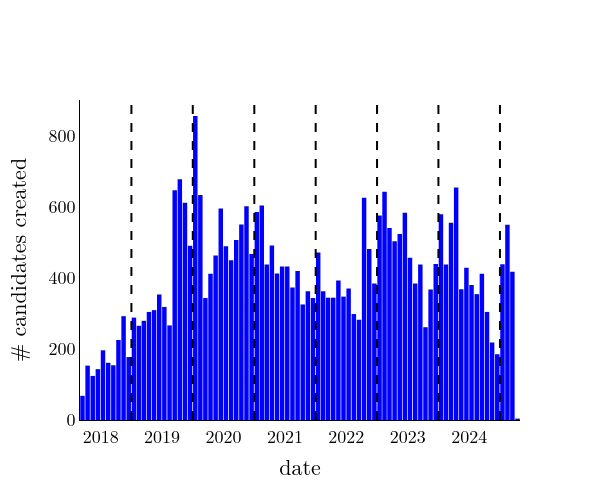

The cell this chart's notebook holds for it:
### Code cell
layout = Layout(
  #  title='Comparisation Performance With Rule Order Optimization',
    font=dict(family='Latin Modern Math', size=18, color="black"),
    xaxis=dict(
        title='date',
        autorange=True,
        showgrid=False,
        zeroline=True,
        showline=True,
        ticks='',
        linecolor='black',
        showticklabels=True,
        rangemode="tozero"
    ),
    yaxis=dict(
        title='# candidates created',
        autorange=True,
        showgrid=False,
        zeroline=True,
        showline=True,
        ticks='',
        linecolor='black',
        showticklabels=True,
        rangemode="tozero"
    ),
    legend=dict(x=0.4, y=1),
    paper_bgcolor='rgba(0,0,0,0)',
    plot_bgcolor='rgba(0,0,0,0)',
    width=600, height=500, bargap=0.1
)
data = [
    Histogram(x=df_candidates["create_date"].dropna(), marker_color="blue")
]
fig = Figure(data=data, layout=layout)
for x in range(2019, 2026):
    fig.add_vline(x=datetime(x, 1, 1), line_width=2, line_dash="dash", line_color="black")
fig.update_xaxes(showgrid=True, ticklabelmode="period", dtick="M12", tickformat="%Y")
fig.show()
fig.write_image("candidates_timeline.pdf")

### Figure 1 — Plotly figure (JSON) as saved in the notebook; plotly's stock layout.template omitted (floating-point values rounded to 4 significant figures; data arrays with more than 128 entries replaced by an {"elided": "..."} marker saying what was removed)
{"data": [{"marker": {"color": "blue"}, "type": "histogram", "x": {"elided": "34766 str values"}}], "layout": {"bargap": 0.1, "font": {"color": "black", "family": "Latin Modern Math", "size": 18}, "height": 500, "legend": {"x": 0.4, "y": 1}, "paper_bgcolor": "rgba(0,0,0,0)", "plot_bgcolor": "rgba(0,0,0,0)", "shapes": [{"line": {"color": "black", "dash": "dash", "width": 2}, "type": "line", "x0": "2019-01-01T00:00:00", "x1": "2019-01-01T00:00:00", "xref": "x", "y0": 0, "y1": 1, "yref": "y domain"}, {"line": {"color": "black", "dash": "dash", "width": 2}, "type": "line", "x0": "2020-01-01T00:00:00", "x1": "2020-01-01T00:00:00", "xref": "x", "y0": 0, "y1": 1, "yref": "y domain"}, {"line": {"color": "black", "dash": "dash", "width": 2}, "type": "line", "x0": "2021-01-01T00:00:00", "x1": "2021-01-01T00:00:00", "xref": "x", "y0": 0, "y1": 1, "yref": "y domain"}, {"line": {"color": "black", "dash": "dash", "width": 2}, "type": "line", "x0": "2022-01-01T00:00:00", "x1": "2022-01-01T00:00:00", "xref": "x", "y0": 0, "y1": 1, "yref": "y domain"}, {"line": {"color": "black", "dash": "dash", "width": 2}, "type": "line", "x0": "2023-01-01T00:00:00", "x1": "2023-01-01T00:00:00", "xref": "x", "y0": 0, "y1": 1, "yref": "y domain"}, {"line": {"color": "black", "dash": "dash", "width": 2}, "type": "line", "x0": "2024-01-01T00:00:00", "x1": "2024-01-01T00:00:00", "xref": "x", "y0": 0, "y1": 1, "yref": "y domain"}, {"line": {"color": "black", "dash": "dash", "width": 2}, "type": "line", "x0": "2025-01-01T00:00:00", "x1": "2025-01-01T00:00:00", "xref": "x", "y0": 0, "y1": 1, "yref": "y domain"}], "width": 600, "xaxis": {"autorange": true, "dtick": "M12", "linecolor": "black", "rangemode": "tozero", "showgrid": true, "showline": true, "showticklabels": true, "tickformat": "%Y", "ticklabelmode": "period", "ticks": "", "title": {"text": "date"}, "zeroline": true}, "yaxis": {"autorange": true, "linecolor": "black", "rangemode": "tozero", "showgrid": false, "showline": true, "showticklabels": true, "ticks": "", "title": {"text": "# candidates created"}, "zeroline": true}}}
